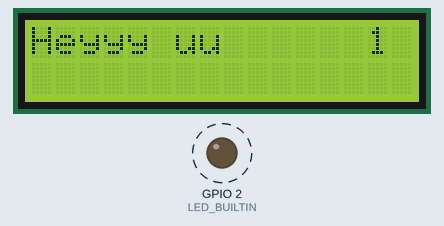
A sketch run on a simulated ESP8266 (NodeMCU). Shown: 16×2 character LCD, output pins drawn as LEDs (lit = HIGH, except the on-board LED, lit = LOW). Dashed ring = blinking. WiFi joins after 1.5 s; servers stay silent unless stated.

Above: at 1.6 s.
At 10.6 s:
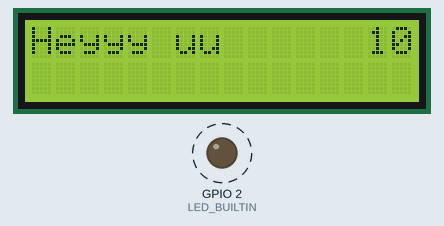
At 20.7 s:
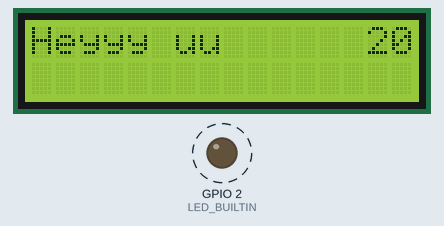
At 39.2 s:
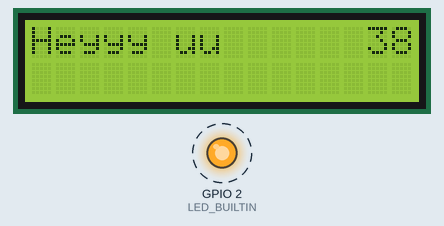
Timing chart, 0 to 40.0 s (numbered marks = the images above):
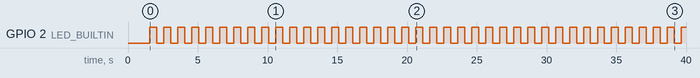

Measured:
- by itself, GPIO 2 (LED_BUILTIN): alternates HIGH for 0.50 s and LOW for 0.50 s
- what the display in image 0 shows lasts 1.0 s, from 1.6 s to 2.6 s

The sketch:

test_wifi_manager_esp.ino
```cpp
#include <ESP8266WiFi.h>          //https://github.com/esp8266/Arduino

//các thư viện cần thiết
#include <DNSServer.h>
#include <ESP8266WebServer.h>
#include "WiFiManager.h"          //https://github.com/tzapu/WiFiManager


//serrial

#include<SoftwareSerial.h>
SoftwareSerial s(3, 1);
#include <Wire.h>
#include <LiquidCrystal_I2C.h>
LiquidCrystal_I2C lcd(0x27,16,2);


// khai baos bien
int count__ = 0;

void configModeCallback (WiFiManager *myWiFiManager)
{
  s.println("Entered config mode");
  s.println(WiFi.softAPIP());
  s.println(myWiFiManager->getConfigPortalSSID());
}
void connect_config_wifi(){

  //Khai báo wifiManager thuộc class WiFiManager, được quy định trong file WiFiManager.h
WiFiManager wifiManager;
  //có thểreset các cài đặt cũ bằng cách gọi hàm:
  //wifiManager.resetSettings();
//  if (0){
//    wifiManager.erase();
//  }

  //Cài đặt callback, khi kết nối với wifi cũ thất bại, thiết bị sẽ gọi hàm callback
  //và khởi động chế độ AP với SSID được cài tự động là "ESP+chipID"
//  wifiManager.autoConnect("NODE_ESP");
  wifiManager.setAPCallback(configModeCallback);
  if (!wifiManager.autoConnect("NODE_ESP","1234567890"))
  {
    s.println("failed to connect and hit timeout");
  //Nếu kết nối thất bại, thử kết nối lại bằng cách reset thiết bị
    ESP.reset();
    delay(1000);
  }
  //Nếu kết nối wifi thành công, in thông báo ra màn hình
  s.println("connected...yeey :)");
  }
  // Cài đặt thông số ban đầu
void setup()
{
  s.begin(9600);
  connect_config_wifi();
  pinMode(LED_BUILTIN, OUTPUT);
  lcd.begin();
  lcd.backlight();
  lcd.print("Heyyy uu");
}

void loop()
{
  count__++;

  lcd.setCursor(14,0);
  lcd.print(count__);
  digitalWrite(LED_BUILTIN, HIGH);
  delay(500);
  digitalWrite(LED_BUILTIN, LOW);
  delay(500);
}
```
